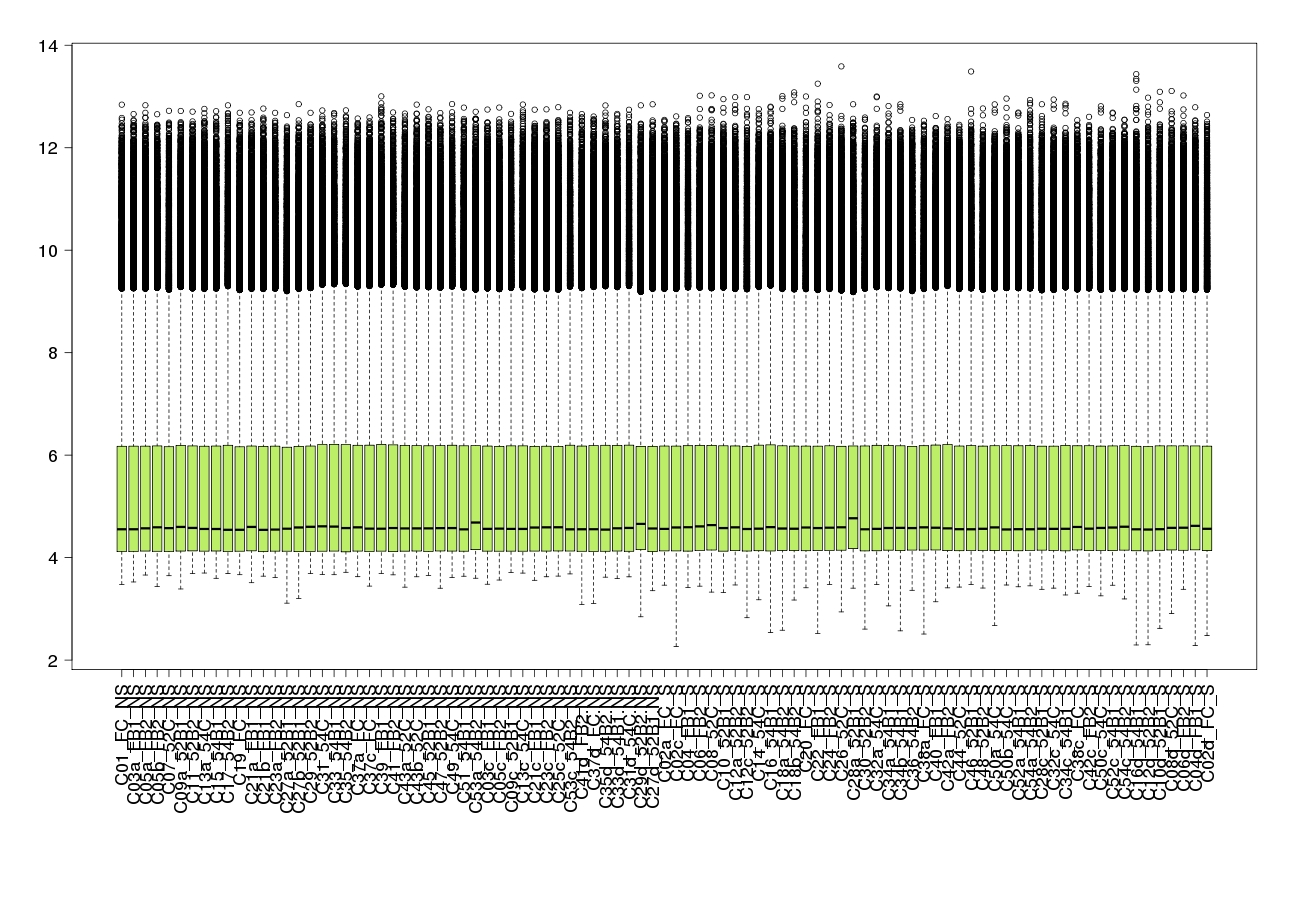

The R source for this figure:
options(echo=FALSE)
args <- commandArgs(trailingOnly = TRUE)
input_matrix <- args[1]
logged <- args[2]
output_img <- args[3]

mat = read.delim( input_matrix, row.names = 1 )
if(logged == "True"){
	mat <- log(mat)
}


bottomarg = nchar(max(colnames(mat))) #nombre de ligne pour la marge du bas
jpeg(filename = output_img, width = 1300, height = 900, quality = 100, bg = "white", res = NA)
par(mar=c(bottomarg + 5,5,3,3))
boxplot(as.data.frame(mat), col="darkolivegreen2", las="2",cex.lab=1.5,cex.axis=1.5)
devname= dev.off()
